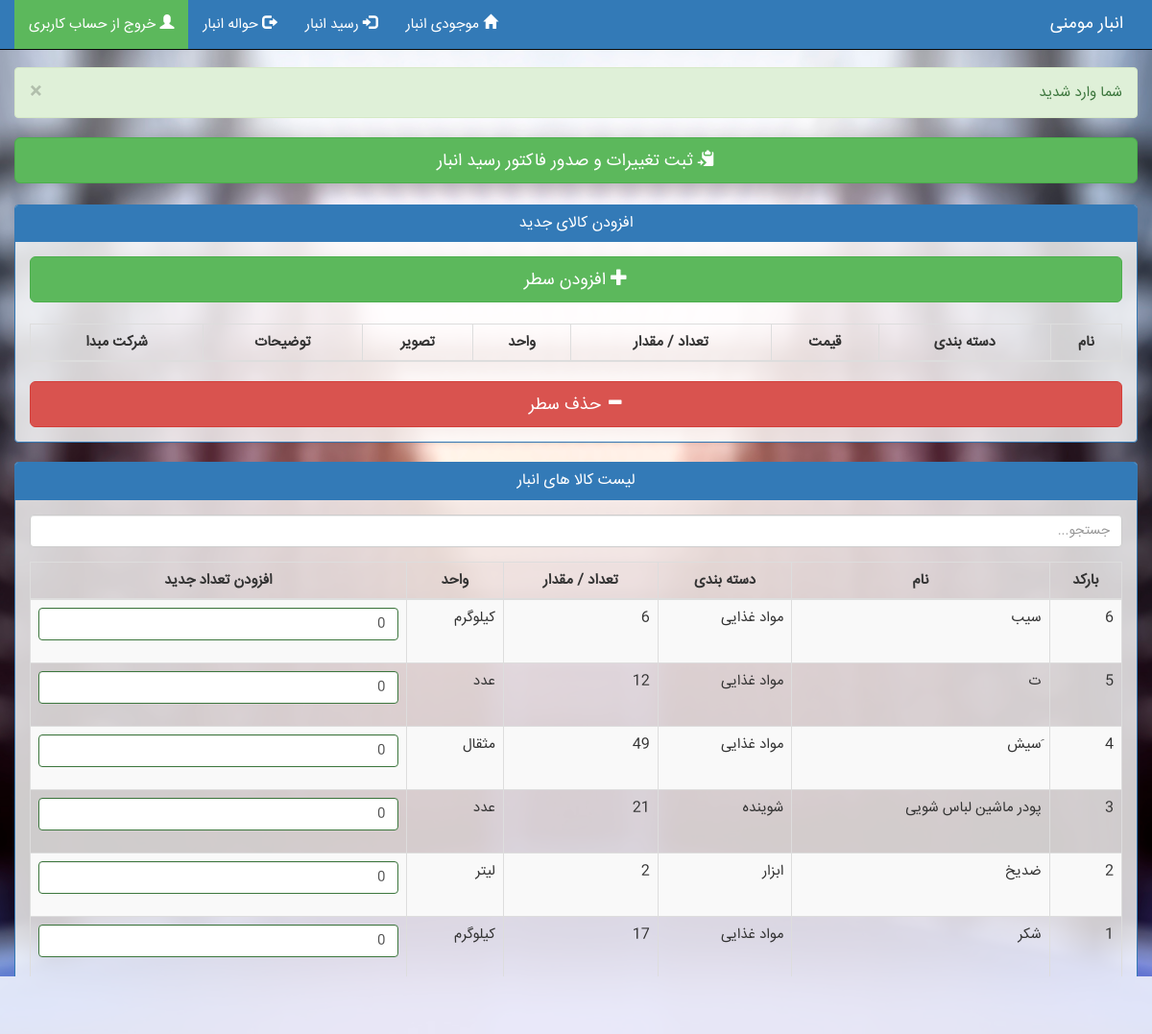
The page /add_kala.php (signed in) on the database its author committed.
### tables this page shows
CREATE TABLE `kalas` (
  `id` int(10) NOT NULL,
  `name` varchar(40) NOT NULL,
  `about` text NOT NULL,
  `category_id` int(10) NOT NULL,
  `price` double NOT NULL,
  `image` varchar(40) NOT NULL DEFAULT '0',
  `insert_date` timestamp NOT NULL DEFAULT CURRENT_TIMESTAMP,
  `number` int(10) NOT NULL DEFAULT '0',
  `unit_id` int(10) NOT NULL,
  `origin_company` varchar(40) NOT NULL
);

CREATE TABLE `categories` (
  `id` int(10) NOT NULL,
  `type` varchar(40) NOT NULL
);

CREATE TABLE `units` (
  `id` int(10) NOT NULL,
  `title` varchar(40) NOT NULL
);

### add_kala.php (the view, shortened to what this page needs)
<?php include 'functions.php'; ?>
<?php include 'database.php'; ?>
<?php
    $query = "SELECT kalas.*, categories.type, units.title
                FROM kalas
                INNER JOIN categories
                ON kalas.category_id = categories.id
                INNER JOIN units
                ON kalas.unit_id = units.id
                ORDER BY insert_date DESC";
    $kalas = mysqli_query($connection, $query);
?>
<?php include 'header.php'; ?>
<?php if(isset($_SESSION['is_logged_in'])): ?>
<form method="post" action="factor_add.php" enctype="multipart/form-data">
    <div class="col-md-12">
        <div class="row">
            <div class="col-md-12">
                <button type="submit" name="add" class="btn btn-success btn-lg btn-block"> <span class="glyphicon glyphicon-copy"></span> ثبت تغییرات و صدور فاکتور رسید انبار </button>
            </div>
        </div>
        <br>
        <div class="panel panel-primary">
            <div class="panel-heading">
                <h3 class="panel-title text-center"> افزودن کالای جدید </h3>
            </div>
            <div class="panel-body">
                <div class="row">
                    <div class="col-md-12">
                        <button onclick="AddNewRow()" type="button" class="btn btn-success btn-lg btn-block"><span class="glyphicon glyphicon-plus"></span> افزودن سطر</button>
                    </div>
                </div>
                <br>
                <table class="table table-bordered table-striped">
                    <thead>
                        <tr>
                            <th> نام </th>
                            <th> دسته بندی </th>
                            <th> قیمت </th>
                            <th> تعداد / مقدار </th>
                            <th> واحد </th>
                            <th> تصویر </th>
                            <th> توضیحات </th>
                            <th> شرکت مبدا </th>
                        </tr>
                    </thead>
                </table>
                <div class="row">
                    <div class="col-md-12">
                        <button onclick="RemoveLastRow()" type="button" class="btn btn-danger btn-lg btn-block"><span class="glyphicon glyphicon-minus"></span> حذف سطر</button>
                    </div>
                </div>
            </div>
        </div>
    </div>
    <div class="col-md-12">
        <div class="panel panel-primary">
            <div class="panel-heading">
                <h3 class="panel-title text-center"> لیست کالا های انبار </h3>
            </div>
            <div class="panel-body">
                <div class="form-group">
                    <input id="search" type="text" class="form-control" placeholder="جستجو...">
                </div>
                <?php if($kalas): ?>
                <table class="table table-bordered table-striped">
                    <thead>
                      <tr>
                        <th> بارکد </th>
                        <th> نام </th>
                        <th> دسته بندی </th>
                        <th> تعداد / مقدار </th>
                        <th> واحد </th>
                        <th> افزودن تعداد جدید </th>
                      </tr>
                    </thead>
                    <tbody id="old_kalas">
                    <?php foreach($kalas as $kala): ?>
                      <tr>
                        <td>
                            <?php echo $kala['id']; ?>
                        </td>
                        <td>
                            <?php echo $kala['name']; ?>
                        </td>
                        <td>
                            <?php echo $kala['type']; ?>
                        </td>
                        <td>
                            <?php echo $kala['number']; ?>
                        </td>
                        <td>
                            <?php echo $kala['title']; ?>
                        </td>
                        <td>
                            <div class="form-group has-success">
                                <input type="number" value="0" min="0" name="<?php echo $kala['id']; ?>" class="form-control">
                            </div>
                        </td>
                      </tr>
                    <?php endforeach; ?>
                    </tbody>
                </table>
                <?php else: ?>
                <p> چیزی برای نمایش موجود نیست </p>
                <?php endif; ?>
            </div>
        </div>
    </div>
</form>
</div>
</div>
  </body>
</html>
<?php else: ?>
<?php header("Location: index.php") ?>
<?php endif; ?>

### css/custom.css (style rules this page uses)
body { padding-top: 70px; background: radial-gradient(50% 50%, #00BFFF , #00CED1); font-size: 15px; font-family: IRANSans; background-image: url(../images/background.jpg); background-position: center center; background-repeat: no-repeat; background-attachment:fixed; background-size: cover; background-color: #464646; }
.panel { background-color: rgba(255,255,255,0.8); }

### rows shown on the page
kalas: id "6", name "سیب", category.type "مواد غذایی", number "6", unit.title "کیلوگرم"
kalas: id "5", name "ت", category.type "مواد غذایی", number "12", unit.title "عدد"
kalas: id "4", name "َسیش", category.type "مواد غذایی", number "49", unit.title "مثقال"
kalas: id "3", name "پودر ماشین لباس شویی", category.type "شوینده", number "21", unit.title "عدد"
kalas: id "2", name "ضدیخ", category.type "ابزار", number "2", unit.title "لیتر"
kalas: id "1", name "شکر", category.type "مواد غذایی", number "17", unit.title "کیلوگرم"

### other values the page prints
$message "شما وارد شدید"
